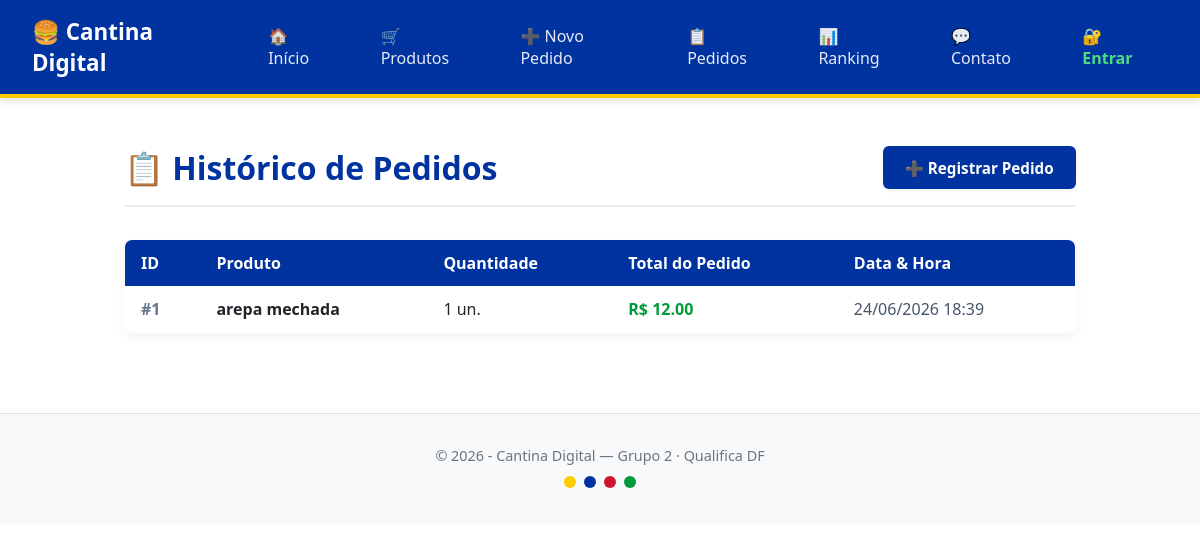
The app's page /pedidos with its own data.
### tables this page shows
CREATE TABLE pedidos (
            id          INTEGER PRIMARY KEY AUTOINCREMENT,
            produto_id  INTEGER NOT NULL,
            quantidade  INTEGER NOT NULL,
            total       REAL    NOT NULL,
            data_pedido TEXT    NOT NULL,
            FOREIGN KEY (produto_id) REFERENCES produtos(id)
        );

CREATE TABLE produtos (
            id      INTEGER PRIMARY KEY AUTOINCREMENT,
            nome    TEXT NOT NULL,
            preco   REAL NOT NULL,
            estoque INTEGER NOT NULL DEFAULT 0
        );

### app.py (the view)
@app.route("/pedidos")
def listar_pedidos():
    con = conectar()
    cur = con.cursor()
    pedidos = cur.execute("""
        SELECT p.id, pr.nome, p.quantidade, p.total, p.data_pedido
        FROM pedidos p
        JOIN produtos pr ON p.produto_id = pr.id
        ORDER BY p.id DESC
    """).fetchall()
    con.close()
    return render_template("pedidos.html", pedidos=pedidos)

### banco.py (called while the page is built)
def conectar():
    return sqlite3.connect("cantina.db")

### templates/pedidos.html (shortened to what this page needs)
{% extends "base.html" %}
{% block conteudo %}
<div class="pedidos-header">
    <h1>📋 Histórico de Pedidos</h1>
    <a href="{{ url_for('novo_pedido') }}" class="btn-novo-pedido">➕ Registrar Pedido</a>
</div>
{% if pedidos %}
    <table>
        <thead>
            <tr>
                <th>ID</th>
                <th>Produto</th>
                <th>Quantidade</th>
                <th>Total do Pedido</th>
                <th>Data & Hora</th>
            </tr>
        </thead>
        <tbody>
            {% for ped in pedidos %}
                <tr>
                    <td class="pedido-id">#{{ ped[0] }}</td>
                    <td><strong>{{ ped[1] }}</strong></td>
                    <td>{{ ped[2] }} un.</td>
                    <td class="valor-total">R$ {{ "%.2f"|format(ped[3]) }}</td>
                    <td style="color: #475569;">{{ ped[4] }}</td>
                </tr>
            {% endfor %}
        </tbody>
    </table>
{% else %}
    <div class="sem-pedidos">
        <p>Nenhum pedido foi registrado até o momento. Clique em <strong>Registrar Pedido</strong> para começar!</p>
    </div>
{% endif %}
{% endblock %}

### templates/base.html (style rules this page uses)
:root { --azul-predominante: #0033a0; --verde-brasil: #009b3a; --amarelo-uniao: #fecb00; --vermelho-venezuela: #cf142b; --fundo-branco: #ffffff; --fundo-cinza-claro: #f8f9fa; --texto-escuro: #212529; }
* { box-sizing: border-box; margin: 0; padding: 0; }
body { font-family: 'Segoe UI', Tahoma, Geneva, Verdana, sans-serif; background-color: var(--fundo-branco); color: var(--texto-escuro); }
table { width: 100%; border-collapse: collapse; background: var(--fundo-branco); border-radius: 8px; overflow: hidden; margin-top: 1.5rem; box-shadow: 0 4px 12px rgba(0,0,0,0.05); border: 1px solid #e2e8f0; }
th { background-color: var(--azul-predominante); color: white; padding: 0.75rem 1rem; text-align: left; }
td { padding: 0.75rem 1rem; border-bottom: 1px solid #e2e8f0; }

### templates/pedidos.html (style rules this page uses)
.pedidos-header { display: flex; justify-content: space-between; align-items: center; margin-bottom: 2rem; border-bottom: 2px solid #eaedf1; padding-bottom: 1rem; }
.pedidos-header h1 { color: var(--azul-predominante); font-size: 2rem; margin: 0; }
.btn-novo-pedido { background-color: var(--azul-predominante); color: var(--fundo-branco); padding: 0.7rem 1.4rem; border: none; border-radius: 6px; font-weight: bold; text-decoration: none; font-size: 0.95rem; transition: background-color 0.2s ease, border-color 0.2s ease; box-shadow: 0 2px 4px rgba(0, 0, 0, 0.05); }
.pedido-id { font-weight: bold; color: #64748b; }
.valor-total { font-weight: bold; color: var(--verde-brasil); }

### records on screen
pedidos: id "1", nome "arepa mechada", quantidade "1", total "12.00", data_pedido "24/06/2026 18:39"
